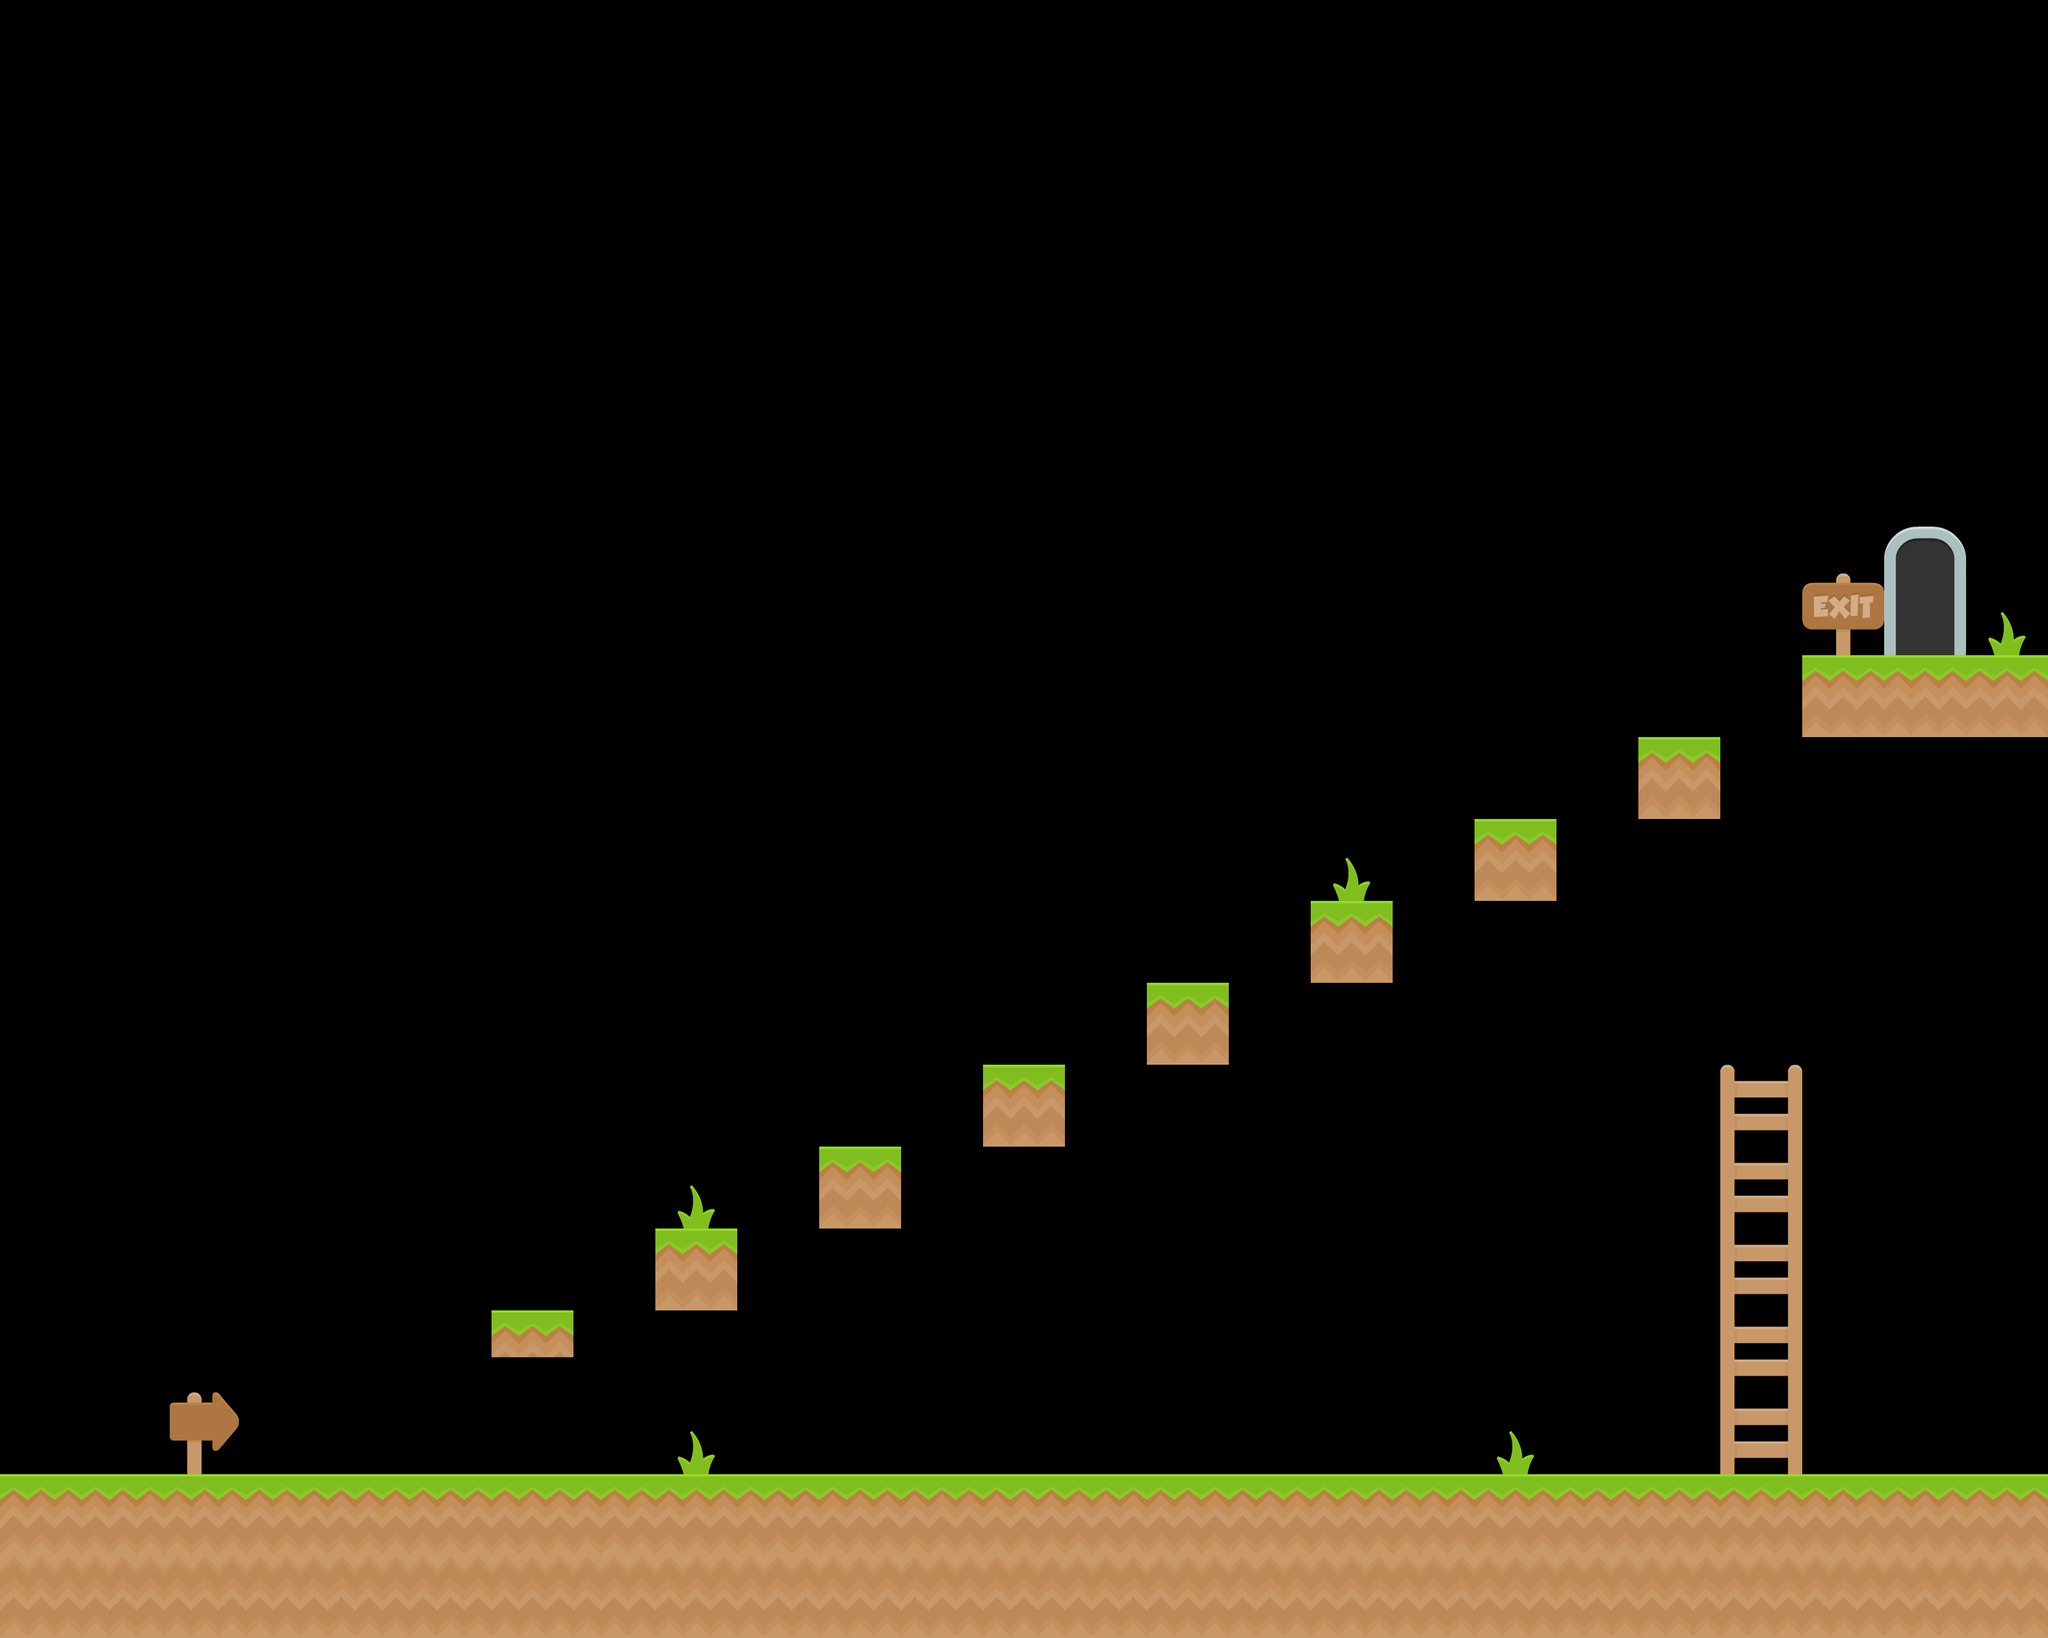

Rendered tile map (Tiled .tmx) drawn with the repository's tilesets; below, a short description and the map source with its tile grids summarised:
An orthogonal 25x20 tile map with 128x128 px tiles, 4 tile layers (ground, ladders, background, goal) and 12 objects.

<map version="1.9" tiledversion="1.9.1" orientation="orthogonal" renderorder="right-down" width="25" height="20" tilewidth="128" tileheight="128" infinite="0" nextlayerid="6" nextobjectid="13">
 <tileset firstgid="1" source="arcade_platformer.tsx" />
 <layer id="1" name="ground" width="25" height="20">
  <data>[500 cells, 61 non-empty, 3 distinct tile ids]</data>
 </layer>
 <layer id="2" name="ladders" width="25" height="20">
  <data>[500 cells, 5 non-empty, 2 distinct tile ids]</data>
 </layer>
 <layer id="3" name="background" width="25" height="20">
  <data>[500 cells, 7 non-empty, 3 distinct tile ids]</data>
 </layer>
 <layer id="4" name="goal" width="25" height="20">
  <data>[500 cells, 2 non-empty, 2 distinct tile ids]</data>
 </layer>
 <objectgroup id="5" name="coins">
  <object id="1" gid="24" x="883.769" y="1652.23" width="128" height="128">
   <properties>
    <property name="point_value" type="int" value="20" />
   </properties>
  </object>
  <object id="2" gid="24" x="1143.12" y="1418.49" width="128" height="128">
   <properties>
    <property name="point_value" type="int" value="20" />
   </properties>
  </object>
  <object id="3" gid="24" x="3067.48" y="1671.44" width="128" height="128">
   <properties>
    <property name="point_value" type="int" value="20" />
   </properties>
  </object>
  <object id="4" gid="24" x="1661.84" y="1159.13" width="128" height="128">
   <properties>
    <property name="point_value" type="int" value="20" />
   </properties>
  </object>
  <object id="5" gid="23" x="1412.09" y="2068.48" width="128" height="128">
   <properties>
    <property name="point_value" type="int" value="10" />
   </properties>
  </object>
  <object id="6" gid="23" x="1668.24" y="2042.86" width="128" height="128">
   <properties>
    <property name="point_value" type="int" value="10" />
   </properties>
  </object>
  <object id="7" gid="23" x="1917.99" y="2036.46" width="128" height="128">
   <properties>
    <property name="point_value" type="int" value="10" />
   </properties>
  </object>
  <object id="8" gid="23" x="2699.26" y="1674.64" width="128" height="128">
   <properties>
    <property name="point_value" type="int" value="10" />
   </properties>
  </object>
  <object id="9" gid="23" x="2180.55" y="2039.66" width="128" height="128">
   <properties>
    <property name="point_value" type="int" value="10" />
   </properties>
  </object>
  <object id="10" gid="23" x="2436.7" y="2046.07" width="128" height="128">
   <properties>
    <property name="point_value" type="int" value="10" />
   </properties>
  </object>
  <object id="11" gid="23" x="2311.83" y="1280.81" width="128" height="128">
   <properties>
    <property name="point_value" type="int" value="10" />
   </properties>
  </object>
  <object id="12" gid="23" x="2564.78" y="1143.12" width="128" height="128">
   <properties>
    <property name="point_value" type="int" value="10" />
   </properties>
  </object>
 </objectgroup>
</map>
